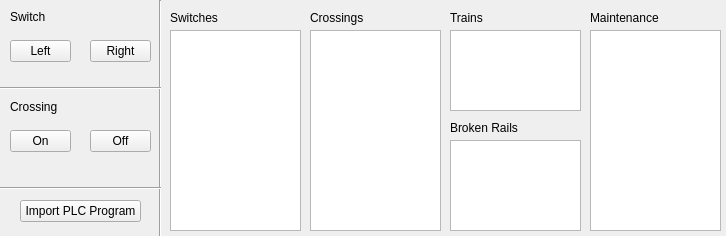
<?xml version="1.0" encoding="UTF-8"?>
<ui version="4.0">
 <class>Form</class>
 <widget class="QWidget" name="Form">
  <property name="geometry">
   <rect>
    <x>0</x>
    <y>0</y>
    <width>726</width>
    <height>236</height>
   </rect>
  </property>
  <property name="windowTitle">
   <string>Form</string>
  </property>
  <widget class="QListWidget" name="TrainList">
   <property name="geometry">
    <rect>
     <x>450</x>
     <y>30</y>
     <width>131</width>
     <height>81</height>
    </rect>
   </property>
  </widget>
  <widget class="QListWidget" name="MaintenanceList">
   <property name="geometry">
    <rect>
     <x>590</x>
     <y>30</y>
     <width>131</width>
     <height>201</height>
    </rect>
   </property>
  </widget>
  <widget class="QLabel" name="label_7">
   <property name="geometry">
    <rect>
     <x>170</x>
     <y>10</y>
     <width>131</width>
     <height>16</height>
    </rect>
   </property>
   <property name="text">
    <string>Switches</string>
   </property>
  </widget>
  <widget class="QLabel" name="label_10">
   <property name="geometry">
    <rect>
     <x>450</x>
     <y>120</y>
     <width>131</width>
     <height>16</height>
    </rect>
   </property>
   <property name="text">
    <string>Broken Rails</string>
   </property>
  </widget>
  <widget class="QListWidget" name="SwitchList">
   <property name="geometry">
    <rect>
     <x>170</x>
     <y>30</y>
     <width>131</width>
     <height>201</height>
    </rect>
   </property>
  </widget>
  <widget class="QLabel" name="label_8">
   <property name="geometry">
    <rect>
     <x>310</x>
     <y>10</y>
     <width>131</width>
     <height>16</height>
    </rect>
   </property>
   <property name="text">
    <string>Crossings</string>
   </property>
  </widget>
  <widget class="QLabel" name="label_9">
   <property name="geometry">
    <rect>
     <x>450</x>
     <y>10</y>
     <width>131</width>
     <height>16</height>
    </rect>
   </property>
   <property name="text">
    <string>Trains</string>
   </property>
  </widget>
  <widget class="QListWidget" name="CrossingList">
   <property name="geometry">
    <rect>
     <x>310</x>
     <y>30</y>
     <width>131</width>
     <height>201</height>
    </rect>
   </property>
  </widget>
  <widget class="QLabel" name="label_12">
   <property name="geometry">
    <rect>
     <x>590</x>
     <y>10</y>
     <width>131</width>
     <height>16</height>
    </rect>
   </property>
   <property name="text">
    <string>Maintenance</string>
   </property>
  </widget>
  <widget class="QListWidget" name="BrokenRailList">
   <property name="geometry">
    <rect>
     <x>450</x>
     <y>140</y>
     <width>131</width>
     <height>91</height>
    </rect>
   </property>
  </widget>
  <widget class="Line" name="line">
   <property name="geometry">
    <rect>
     <x>150</x>
     <y>0</y>
     <width>20</width>
     <height>381</height>
    </rect>
   </property>
   <property name="orientation">
    <enum>Qt::Vertical</enum>
   </property>
  </widget>
  <widget class="QLabel" name="label">
   <property name="geometry">
    <rect>
     <x>10</x>
     <y>10</y>
     <width>47</width>
     <height>14</height>
    </rect>
   </property>
   <property name="text">
    <string>Switch</string>
   </property>
  </widget>
  <widget class="Line" name="line_2">
   <property name="geometry">
    <rect>
     <x>0</x>
     <y>80</y>
     <width>161</width>
     <height>16</height>
    </rect>
   </property>
   <property name="orientation">
    <enum>Qt::Horizontal</enum>
   </property>
  </widget>
  <widget class="QLabel" name="label_2">
   <property name="geometry">
    <rect>
     <x>10</x>
     <y>100</y>
     <width>47</width>
     <height>14</height>
    </rect>
   </property>
   <property name="text">
    <string>Crossing</string>
   </property>
  </widget>
  <widget class="Line" name="line_3">
   <property name="geometry">
    <rect>
     <x>0</x>
     <y>180</y>
     <width>161</width>
     <height>16</height>
    </rect>
   </property>
   <property name="orientation">
    <enum>Qt::Horizontal</enum>
   </property>
  </widget>
  <widget class="QPushButton" name="pushButton">
   <property name="geometry">
    <rect>
     <x>20</x>
     <y>200</y>
     <width>121</width>
     <height>22</height>
    </rect>
   </property>
   <property name="text">
    <string>Import PLC Program</string>
   </property>
  </widget>
  <widget class="QPushButton" name="pushButton_2">
   <property name="geometry">
    <rect>
     <x>10</x>
     <y>40</y>
     <width>61</width>
     <height>22</height>
    </rect>
   </property>
   <property name="text">
    <string>Left</string>
   </property>
  </widget>
  <widget class="QPushButton" name="pushButton_3">
   <property name="geometry">
    <rect>
     <x>90</x>
     <y>40</y>
     <width>61</width>
     <height>22</height>
    </rect>
   </property>
   <property name="text">
    <string>Right</string>
   </property>
  </widget>
  <widget class="QPushButton" name="pushButton_4">
   <property name="geometry">
    <rect>
     <x>90</x>
     <y>130</y>
     <width>61</width>
     <height>22</height>
    </rect>
   </property>
   <property name="text">
    <string>Off</string>
   </property>
  </widget>
  <widget class="QPushButton" name="pushButton_5">
   <property name="geometry">
    <rect>
     <x>10</x>
     <y>130</y>
     <width>61</width>
     <height>22</height>
    </rect>
   </property>
   <property name="text">
    <string>On</string>
   </property>
  </widget>
 </widget>
 <resources/>
 <connections/>
</ui>
